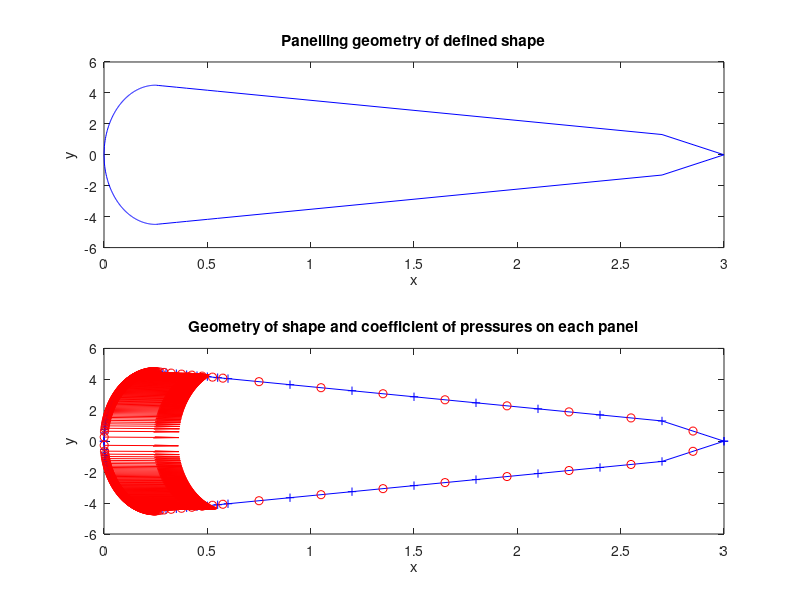
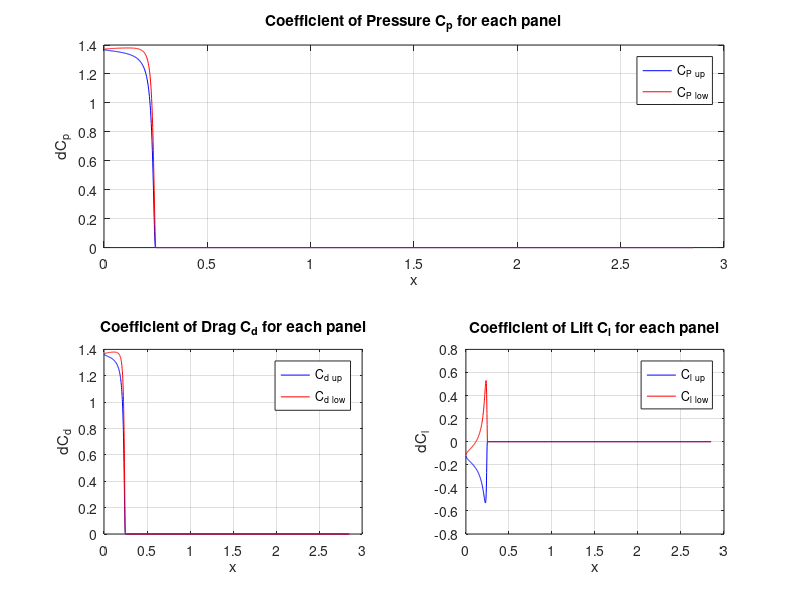
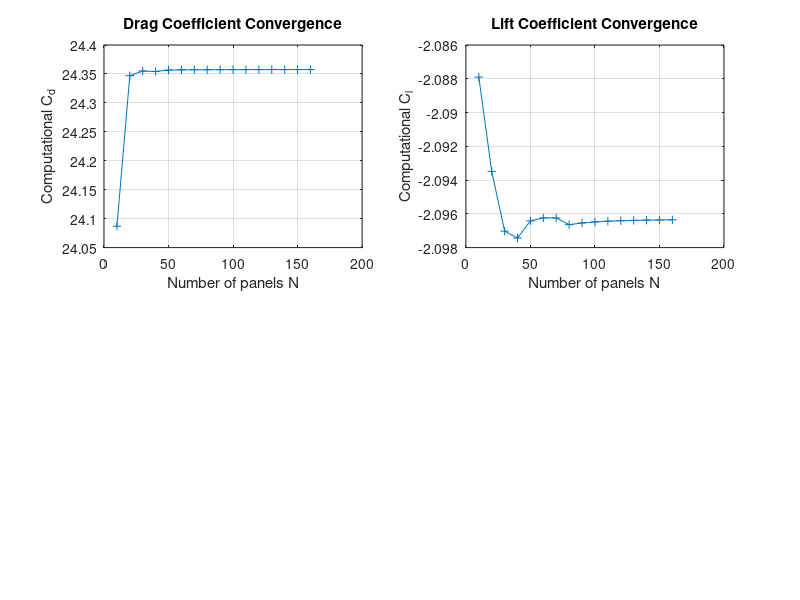

Reproduce these figures in MATLAB, in order.
%=========================================================================
%                NEWTONIAN FLOW MODEL FOR HYPERSONIC FLOW 
%                ========================================
%                              Scott Bagwell 
%                                  638988
%=========================================================================
%                         MODIFIED NEWTONIAN THEORY 
%                         (Mach Number Dependence)
%                ========================================
%                              David Smalley 
%                                  851643
%=========================================================================
function MOD_newtonian_2D
%=========================================================================
clc
clear all
close all
format short
global NACA istate c q GEOMATRIX error ang_state gamma M

% Display Programme info
prog_info

% Define Error size for desired convergence of solution (Increased to
% acheive full convergence)
error=1e-5

c=3;         % 2D chord length of shape

% Input state to define geometry for analysis
istate=input('istate=');

if istate==2
    disp('Input NACA number e.g. NACA=0012')
    NACA=input('NACA=','s');     % Define NACA number for aerofoil geometry
elseif istate==3 || istate==4
    q=input('Ratio of ellipse height to width, q='); % Define ellipse ratio
elseif istate==6
    filename='Geometry_input_DA005003.xlsx';
    GEOMATRIX=xlsread(filename,1,'A:D');
    
    xxu=GEOMATRIX(:,1);
    yyu=GEOMATRIX(:,2);
    xxl=GEOMATRIX(:,3);
    yyl=GEOMATRIX(:,4);
    
    x=0:c/1000:c;
    yu=spline(xxu,yyu,x);
    yl=spline(xxl,yyl,x);

    figure;plot(xxu,yyu,'co',x,yu,'c-',xxl,yyl,'ro',x,yl,'r-');
    title('Spline Plot of Input Geometry');xlabel('x');ylabel('y');
end

% Start Timer of programme duration after user inputs
tic

% Run computation for user input angle of attack
aoa=input('Angle of attack for computation, \n aoa =');   % Degrees
a=aoa*(pi/180);                                           % Radians

% Run computation for user input Mach number (MODIFIED NEWTONIAN), and
% gamma (isentropic expansion factor)
M = input('Mach number for computation, \n M = '); 
gamma = input('gamma for computation, \n gamma = ');

% Define ang_state=1 to produce plots for input aoa
ang_state=1;                                 % Define ang_state
[km,km]=geom_calculator(aoa,a);              % Run Single angle

% User input for variable angle of attack computation
disp('Do you want to run a sweep of angles of attack 0 to 20 degrees?')
disp('Results are saved to aoasweepdata.xlsx')
User_input=input('[Y/N]:','s');

% Programme run criteria
if User_input=='Y' || User_input=='y'
    ang_state=2;                   % Define ang_state=2 to avoid replotting
    freestream_angle_sweep         % Carry out sub routine for aoa sweep
else
end

% Finish timer
toc

end
%=========================================================================
% sub function for angle of attack sweep through specified range (below)
%=========================================================================
function freestream_angle_sweep
%=========================================================================
global ShapeName 
% Pre-define variable size
n=2;
ang=linspace(0,20,n)     % Define angle range (DS adjusted)
aoa=zeros(size(ang))       % Angle of Attack
cl=aoa;                     % Lift Coefficient
cd=aoa;                     % Drag Coefficient
LDR=aoa;                    % Lift Drag Ratio

% Loop for angle of attack
i=0;
for ang=ang(1):n:ang(end)
    i=i+1;
    aoa(i)=ang;                                % Angle of Attack (Degrees)
    a=ang*(pi/180);                            % Angle of Attack (Radians)
    [cl(i),cd(i)]=geom_calculator(aoa(i),a);   % Calculation sub function
    LDR(i)=cl(i)/cd(i);                        % Lift Drag Ratio
end

% Plot aerodynamic coefficients (cl and cd) against angle of attack
subplot(2,2,[3,4]);plot(aoa,cl,aoa,cd,aoa,LDR);
xlabel('angle of attack (degrees)');ylabel('Aerodynamic Coefficient');
title('Aerodynamic Coefficient against angle of attack');
legend('C_l','C_d','L/D ratio','location','northwest');grid on;hold off;

% Save Results to Excel file (DS added)
A=transpose([aoa;cl;cd;LDR]);
T = array2table(A);
T.Properties.VariableNames(1:4) = {'aoa (deg)','cl','cd','LDR'};
writetable(T,'aoasweepdata.xlsx')

end
%=========================================================================
% sub function for domain discretization and coefficient calculation
%=========================================================================
function [cl,cd]=geom_calculator(ang,a)
%=========================================================================
global error c ang_state

% Pre-define variable size
N=zeros(1,1000);
cd_comp=N;
cl_comp=inf*ones(1,1000);
cd_error=N;
cl_error=N;

% Loop for varying number of panels
i=0;                      % Array index number
count=0;                  % Count number
for k=1:1000              % Loop Number
    i=i+1;
    count=count+1;        % Count number, used to display N at steps of 100
    N(i)=10*k;            % Number of steps
    
    if count==10
        disp('Number of panels');disp(N(i));
        count=0;          % Set to 0 to recount for next 100 steps
    end
    
    % Definition of x domain
    if i==1
        xu=linspace(0,c,N(i)+1);
        xl=linspace(0,c,N(i)+1);
    elseif i>1
        [xu]=selective_panel_discretization(N(i),N(i-1),xuold,cpuold);
        [xl]=selective_panel_discretization(N(i),N(i-1),xlold,cplold);
    end
    
    % Run Solver for aerodynamic computation on discrete panels
    [cd_comp(i),cl_comp(i),cpu,cpl,yu,yl,yuc,ylc,xcu,xcl,clu,cll,cdu,cdl...
        ]=aerodynamic_solver_2D(N(i),xu,xl,a);

    if i>1
        cd_error(i)=abs(cd_comp(i)-cd_comp(i-1));
        cl_error(i)=abs(cl_comp(i)-cl_comp(i-1));
        if cd_error(i)<error && cl_error(i)<error
            break
        end
    end
    
xuold=xu; xlold=xl; cpuold=cpu; cplold=cpl;

end

% Deleting zero elements from the matrix
N(N==0)=[];
cd_comp(cd_comp==0)=[];
cl_comp(cl_comp==inf)=[];

% Define Final converged solution of aerodynamic coefficients
cl=cl_comp(end);
cd=cd_comp(end);

% Display converged aerodynamic coefficients for given angle of attack
disp('===================================================================')
disp('===================================================================')
disp('angle of attack (degrees) = ');disp(ang)
disp('cd_comp=');disp(cd)
disp('cl_comp=');disp(cl)
disp('===================================================================')

% Plot Solutions for user input angle of attack, where ang_state=1
if ang_state==1
    post_process(xu,xl,yu,yl,yuc,ylc,xcu,xcl,cpu,cpl,clu,cll,cdu,cdl, ...
        cd_comp,cl_comp,N)
end

end
%=========================================================================
% sub function for post processing (plot creation)
%=========================================================================
function post_process(xu,xl,yu,yl,yuc,ylc,xcu,xcl,cpu,cpl,clu,cll,cdu, ...
    cdl,cd_comp,cl_comp,N)
%=========================================================================
global c istate

% Plot panelled geometry
figure;subplot(2,1,1);
plot(xu,yu,'b-',xl,yl,'b-');ylabel('y');xlabel('x');
title('Panelling geometry of defined shape')
if istate~=5               % Y axis Scaling condition
    ylim([-c/2 c/2]);      % Y axis Scaling
end

% Plot coefficients of pressure with each panel
subplot(2,1,2);
plot(xu,yu,'b+-',xl,yl,'b+-');hold on;
plot(xcu,yuc,'ro',xcl,ylc,'ro');hold on;
quiver(xcu,yuc,cdu,clu,'-r'); hold on;
quiver(xcl,ylc,cdl,cll,'-r');ylabel('y');xlabel('x');xlim([0,c]);
title('Geometry of shape and coefficient of pressures on each panel');

% Plot aerodynamic coefficient of each panel (variation with x)
figure;subplot(2,2,[1,2]);
plot(xcu,cpu,'-b',xcl,cpl,'-r');xlabel('x');ylabel('dC_p');
title('Coefficient of Pressure C_p for each panel');
legend('C_P _u_p','C_P _l_o_w','location','northeast');grid on;
subplot(2,2,3);
plot(xcu,cdu,'-b',xcl,cdl,'-r');xlabel('x');ylabel('dC_d');
title('Coefficient of Drag C_d for each panel');
legend('C_d _u_p','C_d _l_o_w','location','northeast');grid on;
subplot(2,2,4);
plot(xcu,clu,'-b',xcl,cll,'-r');xlabel('x');ylabel('dC_l');
title('Coefficient of Lift C_l for each panel');
legend('C_l _u_p','C_l _l_o_w','location','northeast');grid on;

% Convergence plots of Aerodynamic coefficients
figure;subplot(2,2,1);
plot(N,cd_comp,'+-');xlabel('Number of panels N');grid on;
ylabel('Computational C_d');title('Drag Coefficient Convergence');
subplot(2,2,2);
plot(N,cl_comp,'+-');xlabel('Number of panels N');grid on;
ylabel('Computational C_l');title('Lift Coefficient Convergence');hold on;

end
%=========================================================================
% sub function for selective panel discretization
%=========================================================================
function [xnew]=selective_panel_discretization(N,Nold,x,cp)
%=========================================================================
% Pre-define domain conditions
x1(1)=0;
i=0;
k=0;
icase=1;
x2=[];
x3=[];

% Define x domain
for l=2:Nold+1
    n=l-1;
    
    % Define x domain where cp~=0
    if cp(n)>0
        if icase==1
            x1(l)=x(l);
        elseif icase==2
            k=k+1;
            x3(k)=x(l);
        end
    
    % Define x domain where cp=0
    elseif cp(n)==0
        i=i+1;
        x2(i)=x(l);
        icase=2;
    end

end

% Define the size of each doamin after the first, where cp~=0
[km1,b2]=size(x2);
[km2,b3]=size(x3);

% Determine if section at which cp=0 occurs for more than 1 panel
if b2>1              % Condition for redefining the domain in x where cp=0

% Redefine x domain, only re-discretizing points where cp~=0
if b3>0               % Define if third domain in x exists, where cp>0
    x3beg=x2(end);    % Define beginning point of domain, overiding x2(end)
    x2(end)=[];       % Delete corresponding value in x2 domain
    x3=[x3beg x3];    % Redefine whole x3 domain with last panel from x2 
    x3=linspace(x3(1),x3(end),((N)/2));      % Re-discretize x3 domain
end

% Redefine size of section re-discretization
[km3,b3]=size(x3);

% Redefine end panel in x1 as first panel in x2 to ensure domain capture
x1(end+1)=x2(1);
x2(1)=[];

% Redefine size of x2 domain, where cp=0
[km4,b2]=size(x2);

end

% Re-discretize first domain (cp~=0) based on sizes of other domains
x1=linspace(x1(1),x1(end),N+1-(b2+b3));

% Assemble new domain
xnew=[x1 x2 x3];

end
%=========================================================================
% sub function for calculating lift and drag across shape
%=========================================================================
function [cd_comp,cl_comp,cpu,cpl,yu,yl,yuc,ylc,xcu,xcl,clu,cll,cdu,cdl]...
    =aerodynamic_solver_2D(N,xu,xl,a)
%=========================================================================
% Panelling function to detrermine panel parameters
[yu,yuc,xcu,drag_u,lift_u,cpu,cdu,clu]=panelling_method(N,xu,a,1);
[yl,ylc,xcl,drag_l,lift_l,cpl,cdl,cll]=panelling_method(N,xl,a,0);

% aerodynamic coefficients
cd_comp=drag_u+drag_l;        % Computational value of Cd
cl_comp=lift_u+lift_l;        % Computational value of Cl

end
%=========================================================================
% sub function for 2D panelling
%=========================================================================
function [y,yc,xc,drag,lift,cp,cd,cl]=panelling_method(N,x,a,surf_state)
%=========================================================================
% global M_state 
global M gamma
% Define size of loop variables
y=zeros(1,N+1);                  % y value
xc=zeros(1,N);                   % x value at centre of each panel
yc=zeros(1,N);                   % y value at centre of each panel
dx=zeros(1,N);                   % x diff. (height) of each panel
dy=zeros(1,N);                   % y diff. (width) of each panel
ds=zeros(1,N);                   % length of each panel
B=zeros(1,N);                    % angle of each panel with freestream
cp=zeros(1,N);                   % coefficient of pressure of each panel
cd=zeros(1,N);                   % coefficient of drag of each panel
cl=zeros(1,N);                   % coefficient of lift of each panel
theta=zeros(1,N);                % inclination angle of plate with axes
dya=zeros(1,N);                  % y diff. (height) with angle shift
dxa=zeros(1,N);                  % x diff. (height) with angle shift

% initial conditions of the origin point
y(1)=0;
drag=0;
lift=0;

i=1;
for n=1:N
    i=i+1;
    
    % Define y coordinates for each point for upper and lower surface
    [y(i),r]=geom_def(x(i),surf_state,n,N);
    
    % Define central coordinates of each panel for centre of pressure
    xc(n)=(x(i)+x(i-1))/2;
    yc(n)=(y(i)+y(i-1))/2;
    
    % Define dimension in x and y for each panel
    dx(n)=x(i)-x(i-1);
    dy(n)=y(i)-y(i-1);
    
    % ds is the area of the panel
    ds(n)=sqrt(dx(n)^2+dy(n)^2);
    
    % Inner inclination angle of plate
    theta(n)=atan(dy(n)/dx(n));
    
    % Define change in y relative to freestream angle
    dya(n)=ds(n)*sin(theta(n)-a);
    dxa(n)=ds(n)*cos(theta(n)-a);
    
    % Define angle between panel inclination and freestream
    B(n)=pi/2+atan(dxa(n)/dya(n));
%     M(n) = 6;
% 
%     gamma(n) = 1.4; %assuming ideal gas
    % Define Coefficient of pressure MODIFIED
    if surf_state==1
        if dya(n)>0
%             cp(n)=2*(sin(B(n)))^2;
            % Modified Newtonina Theory cp (DS added)
            cpmax = (2/(gamma*M^2))*[(((((gamma+1)^2)*M^2)/((4*gamma*...
                M^2)-(2*(gamma-1))))^(gamma/(gamma-1)))*((1-gamma+(2*...
                gamma*M^2))/(gamma+1))- 1];
            cp(n) = cpmax*sin(B(n))^2;
        else
            cp(n)=0;
        end
    elseif surf_state==0
        if dya(n)<0
%             cp(n)=abs(2*(sin(B(n)))^2);

            cpmax = (2/(gamma*M^2))*((((((gamma+1)^2)*M^2)/((4*gamma*...
                M^2)-(2*(gamma-1))))^(gamma/(gamma-1)))*((1-gamma+(2*...
                gamma*M^2))/(gamma+1))- 1);
            cp(n) = abs(cpmax*sin(B(n))^2);
        else
            cp(n)=0;
        end
    end

    % Lift and Drag coefficients on each panel
    cd(n)=cp(n)*sin(B(n));
    cl(n)=cp(n)*cos(B(n));
    
    % Trapezium rule of integration to calculate aerodynamic coefficients
    d_drag=(cd(n)*ds(n))/(2*r);
    drag=d_drag+drag;
    d_lift=(cl(n)*ds(n))/(2*r);
    lift=d_lift+lift;
end

end
%=========================================================================
% sub function for determining geometry of surfaces for given states
%=========================================================================
function [y,r]=geom_def(x,surf_state,n,N)
%=========================================================================
% Define y coordinates for each point for upper and lower surface
global NACA istate c q GEOMATRIX ShapeName

r=c/2;                  % Max radius of circle

if istate==1            % Definition for a circle
    ShapeName='circle';
    if surf_state==1
        y=sqrt(r^2-(x-(c/2))^2);
    elseif surf_state==0
        y=-sqrt(r^2-(x-(c/2))^2);
    end
    
elseif istate==2        % Definition for a NACA 4 series airfoil
    NACA=num2str(NACA);                    % NACA Definition
    ShapeName=strcat('NACA',NACA);         % Shape name NACA----
    m=str2double(NACA(1));                 % 1st digit definition
    p=str2double(NACA(2));                 % 2nd digit definition
    t1=str2double(NACA(3));                % 3rd digit definition
    t2=str2double(NACA(4));                % 4th digit definition
    M=m/100;                               % Camber
    P=p/10;                                % position of max camber as %c
    tmax=(((10*t1)+t2)/100);               % Max thickness
    if x<=(P*c)
       Z=((M*x)/(P^2))*((2*P)-(x/c));      % Mean camber line
       dZdx=((2*M)/P)*(1-(x/(c*P)));       % gradient of mean camber line
    elseif x>(P*c)
       Z=((M*(c-x))/((1-P)^2))*(1+(x/c)-(2*P));
       dZdx=((2*M)/((1-P)^2))*(P-(x/c));
    end
    % Define the upper and lower surfaces of the aerofoil
    Y=(tmax/0.2)*c*((0.2969*sqrt(x/c))-(0.1281*(x/c))-(0.3516*...
       ((x/c)^2))+(0.2843*((x/c)^3))-(0.1015*((x/c)^4)));
    theta=atan(dZdx);
    if surf_state==1
        y=Z+(Y*cos(theta));
    elseif surf_state==0
        y=Z-(Y*cos(theta));
    end
    
    % Definition to ensure that the trailing edge of the aerofoil is closed
    if n==N
        y=0;
    end
    
elseif istate==3       % Definition for an ellipse
    % Equation for an ellipse (x/a)^2+(y/b)^2=1
    ShapeName=strcat('ellipse, ratio=',num2str(q));
    a=r;
    b=r*q;
    if surf_state==1
        y=b*sqrt(1-((x-c/2)/a)^2);
    elseif surf_state==0
        y=-(b*sqrt(1-((x-c/2)/a)^2));
    end
    
elseif istate==4       % Definition of the double ellipse
    % Equation for an ellipse (x/a)^2+(y/b)^2=1
    ShapeName=strcat('double ellipse, ratio=',num2str(q));
    a=r;
    b=r*q;
    xp=(3*r)/5;
    yp=(b*sqrt(1-((xp-c/2)/a)^2));
    if surf_state==1
        if x<=xp
            y=(b*sqrt(1-((x-c/2)/a)^2));
        elseif x>xp && x<=a+xp
            y=(b*sqrt(1-((x-c/2-xp)/a)^2))+yp;
        elseif x>a+xp
            y=yp+b;
        end
        
    elseif surf_state==0
        if x<=r
            y=-(b*sqrt(1-((x-c/2)/a)^2));
        else 
            y=-b;
        end
    end
    
elseif istate==5           % Geometry definition for Apollo Command Module
    ShapeName='Apollo Command Module (Reentry Capsule)';
    b=3*c/2;                        % Scaling ratio of y of elliptic LE
    xa=c/12;                        % Point at which elliptic LE ends
    r=xa;                           % Radius of shape
    a=r;                            % x coordinate limit
    ya=b*sqrt(1-((xa-xa)/a)^2);     % y coord for this point
    xb=c-(c/48);                    % Point at which straight edge ands
    yb=c/3;                         % y coord for this point
    m=(yb-ya)/(xb-xa);              % Gradient of straight line
        
    if surf_state==1
        if x<xa
            y=b*sqrt(1-((x-xa)/a)^2);
        elseif x>=xa && x<xb
            y=(m*x)+(ya-(m*xa));
        elseif x>=xb
            y=yb*sqrt(1-((x-xb)/(c/48))^2);
        end
    elseif surf_state==0
        if x<xa
            y=-b*sqrt(1-((x-xa)/a)^2);
        elseif x>=xa && x<xb
            y=-((m*x)+(ya-(m*xa)));
        elseif x>=xb
            y=-yb*sqrt(1-((x-xb)/(c/48))^2);
        end
    end
    
elseif istate==6       % Definition of a general shape using defined coords
    ShapeName='user_input_geometry';
    if surf_state==1
        xx=GEOMATRIX(:,1);
        yy=GEOMATRIX(:,2);
    elseif surf_state==0
        xx=GEOMATRIX(:,3);
        yy=GEOMATRIX(:,4);
    end
    
    % definition of y coordinates using sspline function for acccuracy
    y=spline(xx,yy,x);
    
end

end
function prog_info
disp('===================================================================')
disp('              NEWTONIAN FLOW MODEL FOR HYPERSONIC FLOW             ')
disp('              ========================================             ')
disp('                          Scott Bagwell (C)                        ')
disp('                              (638988)                             ')
disp('===================================================================')
disp('                     MODIFIED NEWTONIAN THEORY                     ')
disp('                     (Mach Number Dependence)                      ')
disp('                     =========================                     ')
disp('                          David Smalley                            ') 
disp('                             (851643)                              ')
disp('===================================================================')
% input geometry conditions for panelling and solution
disp('Input state for MatLab to solve for a specified geometry')
disp('istate is the variable used to define the shape state')
disp('For circle define istate=1')
disp('For NACA 4 Series airfoil define istate=2')
disp('For Ellipse define istate=3')
disp('For Double Ellipse define istate=4')
disp('For Apollo Command Module define istate=5')
disp('For a general geometry using user input coordinates define istate=6')

end